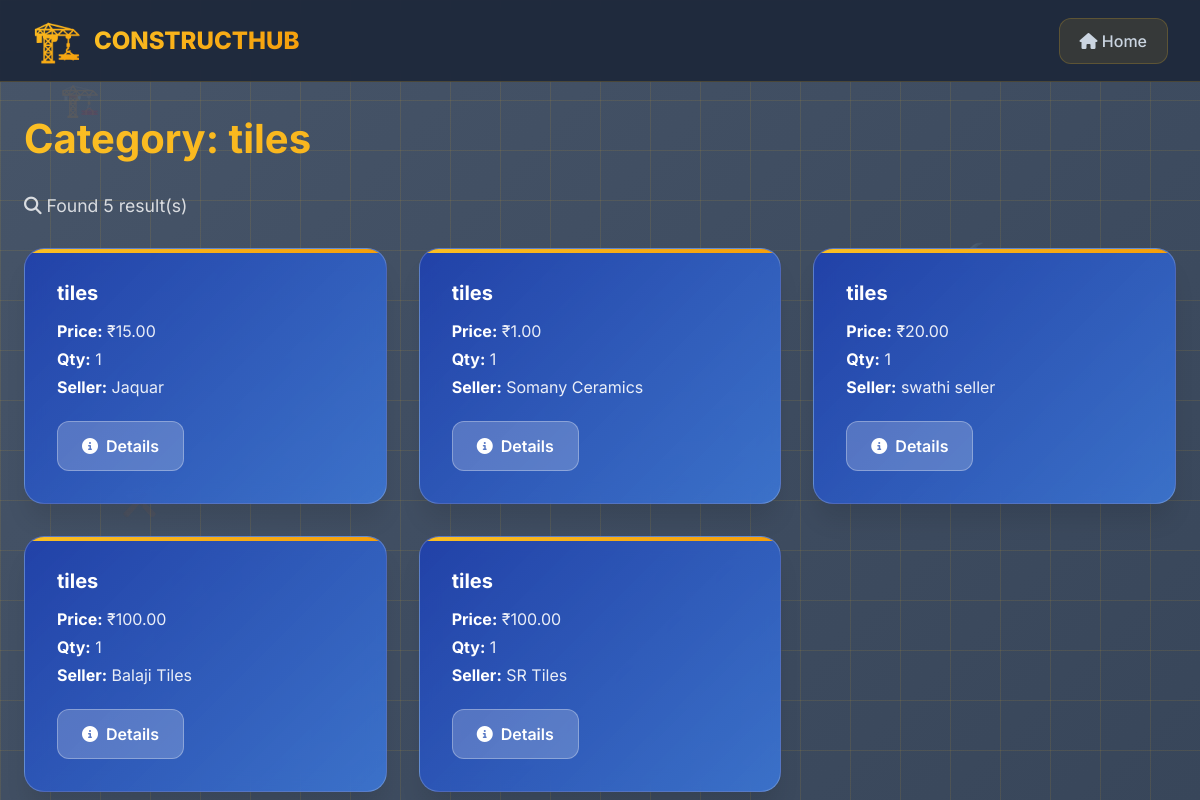
Screenshot of /search.php?category=tiles with the database file from the repository.
### tables this page shows
CREATE TABLE `materials` (
  `material_id` int(11) NOT NULL,
  `material_name` varchar(100) NOT NULL,
  `seller_id` int(11) NOT NULL,
  `price` decimal(10,2) NOT NULL,
  `quantity` int(11) NOT NULL,
  `unit` varchar(20) DEFAULT 'units'
);

CREATE TABLE `sellers` (
  `seller_id` int(11) NOT NULL,
  `seller_name` varchar(100) NOT NULL,
  `contact_number` varchar(15) DEFAULT NULL,
  `address` varchar(255) DEFAULT NULL,
  `whatsapp_number` varchar(20) DEFAULT NULL
);

### search.php (the view, shortened to what this page needs)
<?php
include('db_connect.php');
$results = [];
$title = 'Search';
if(isset($_GET['category'])){
    $cat = $conn->real_escape_string($_GET['category']);
    $sql = "SELECT m.*, s.seller_name FROM materials m LEFT JOIN sellers s ON m.seller_id=s.seller_id
            WHERE m.material_name LIKE '%$cat%'";
    $title = "Category: ".htmlspecialchars($cat);
    $res = $conn->query($sql);
    if($res) $results = $res->fetch_all(MYSQLI_ASSOC);
}
?>
<!doctype html>
<html>
<head>
  <link rel="stylesheet" href="https://cdnjs.cloudflare.com/ajax/libs/font-awesome/6.4.0/css/all.min.css">
</head>
<body>
<div class="construction-grid"></div>
<div class="floating-icon" style="top:10%;left:5%;">🏗️</div>
<div class="floating-icon" style="top:30%;left:80%;animation-delay:2s;">🔨</div>
<div class="floating-icon" style="top:60%;left:10%;animation-delay:4s;">⚒️</div>
<header class="topbar">
  <div class="brand">
    <span class="brand-emoji">🏗️</span>
    <div>
      <div class="brand-title">CONSTRUCTHUB</div>
    </div>
  </div>
  <nav class="mainnav">
    <a href="index.php"><i class="fas fa-home"></i> Home</a>
  </nav>
</header>
<main class="container">
  <h1><?php echo $title; ?></h1>
  <?php if(count($results)): ?>
    <div class="results-count">
      <i class="fas fa-search"></i> Found <?php echo count($results); ?> result(s)
    </div>
    <div class="materials-grid">
      <?php foreach($results as $m): ?>
        <article class="material" data-material="<?php echo strtolower($m['material_name']); ?>">
          <h4><?php echo htmlspecialchars($m['material_name']); ?></h4>
          <p><strong>Price:</strong> ₹<?php echo $m['price']; ?></p>
          <p><strong>Qty:</strong> <?php echo $m['quantity']; ?></p>
          <p><strong>Seller:</strong> <?php echo htmlspecialchars($m['seller_name']); ?></p>
          <a class="btn" href="material_details.php?id=<?php echo $m['material_id']; ?>">
            <i class="fas fa-info-circle"></i> Details
          </a>
        </article>
      <?php endforeach; ?>
    </div>
  <?php endif; ?>
</main>
</body>
</html>

### search.php (style rules this page uses)
* { margin:0;padding:0;box-sizing:border-box; }
body { font-family:'Inter',sans-serif;background:linear-gradient(-45deg,#0f172a,#1e293b,#334155,#475569);background-size:400% 400%;animation:gradientShift 8s ease infinite;color:white;min-height:100vh;position:relative;overflow-x:hidden; }
.construction-grid { position:fixed;top:0;left:0;width:100%;height:100%;background-image:linear-gradient(rgba(251,191,36,0.1) 1px,transparent 1px),linear-gradient(90deg,rgba(251,191,36,0.1) 1px,transparent 1px);background-size:50px 50px;animation:gridMove 20s linear infinite;z-index:-1; }
.floating-icon { position:absolute;font-size:2rem;opacity:0.1;animation:floatRandom 15s infinite linear;z-index:-1; }
.topbar { background:rgba(30,41,59,0.95);backdrop-filter:blur(20px);padding:1rem 2rem;display:flex;justify-content:space-between;align-items:center;position:sticky;top:0;z-index:1000;border-bottom:1px solid rgba(251,191,36,0.2); }
.brand { display:flex;align-items:center;gap:12px; }
.brand-emoji { font-size:2.5rem;background:linear-gradient(135deg,#fbbf24,#f59e0b);-webkit-background-clip:text;-webkit-text-fill-color:transparent;animation:bounce 2s infinite; }
.brand-title { font-weight:800;font-size:1.5rem;background:linear-gradient(135deg,#fbbf24,#f59e0b);-webkit-background-clip:text;-webkit-text-fill-color:transparent; }
.mainnav { display:flex;gap:1.5rem; }
.mainnav a { text-decoration:none;color:#cbd5e1;font-weight:500;padding:0.75rem 1.25rem;border-radius:12px;transition:all 0.3s ease;background:rgba(251,191,36,0.1);border:1px solid rgba(251,191,36,0.2); }
.container { max-width:1200px;margin:2rem auto;padding:0 1.5rem;animation:fadeIn 0.8s ease;position:relative;z-index:1; }
h1 { font-size:2.5rem;margin-bottom:2rem;background:linear-gradient(135deg,#fbbf24,#f59e0b);-webkit-background-clip:text;-webkit-text-fill-color:transparent;animation:titleGlow 3s ease-in-out infinite alternate; }
.results-count { margin-bottom:2rem;color:rgba(255,255,255,0.8);font-size:1.1rem; }
.materials-grid { display:grid;grid-template-columns:repeat(auto-fill,minmax(320px,1fr));gap:2rem;margin-top:2rem; }
.material { background:linear-gradient(135deg,rgba(30,64,175,0.9),rgba(59,130,246,0.7));backdrop-filter:blur(10px);border-radius:20px;padding:2rem;box-shadow:0 20px 25px -5px rgba(0,0,0,0.1);border:1px solid rgba(255,255,255,0.2);transition:all 0.4s ease;position:relative;overflow:hidden;animation:cardSlideIn 0.6s ease forwards;opacity:0;transform:translateY(30px); }
.material::before { content:'';position:absolute;top:0;left:0;width:100%;height:4px;background:linear-gradient(135deg,#fbbf24,#f59e0b);animation:borderFlow 3s linear infinite; }
.material h4 { font-size:1.25rem;margin-bottom:1rem;color:white;font-weight:700; }
.material p { margin-bottom:0.5rem;color:rgba(255,255,255,0.9); }
.material strong { color:white; }
.btn { display:inline-flex;align-items:center;justify-content:center;gap:0.5rem;padding:0.875rem 1.5rem;background:rgba(255,255,255,0.2);color:white;text-decoration:none;border-radius:12px;font-weight:600;transition:all 0.3s ease;border:1px solid rgba(255,255,255,0.3);margin-top:1rem; }

### rows the page displays
materials: material_name "tiles", price "15.00", quantity "1", seller.seller_name "Jaquar"
materials: material_name "tiles", price "1.00", quantity "1", seller.seller_name "Somany Ceramics"
materials: material_name "tiles", price "20.00", quantity "1", seller.seller_name "swathi seller"
materials: material_name "tiles", price "100.00", quantity "1", seller.seller_name "Balaji Tiles"
materials: material_name "tiles", price "100.00", quantity "1", seller.seller_name "SR Tiles"

### other values shown
$title "Category: tiles"
count($results) "5"
